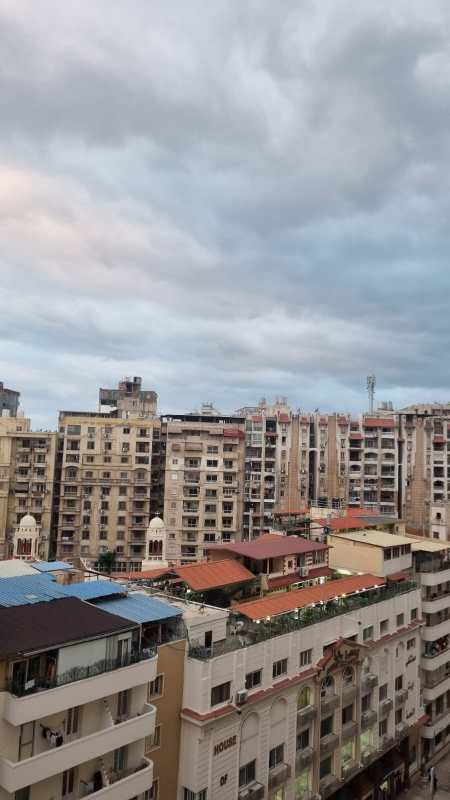
#> input picture 2.jpg, 900 x 1600 px, given in place of book.mov, which was not available (shown at 1/2 size)
$ jupyter execute AR.ipynb   (text cells are left out)
#> lines starting #> are read from the running program, lines starting #| are printed output that depends on the picture; after the words box and inside, x2 and y2 are one past the last pixel; in counts of white or black regions, pixels touching at a corner belong together; long printed decimals are rounded; pictures that were not available may be replaced by others from this repository, and a replacement may not be noted
[cell 1]
import cv2
import gdown
import matplotlib.pyplot as plt
import numpy as np

[cell 2]
base_url = 'https://drive.google.com/uc?id='
book_video = base_url + '12-v0UI1OjLI3wxVP1VPfRBODtNplfIIj'
panda_video = base_url + '1te5I3FPBQrGtb1__DON8_cFLD1FDJ_yx'
book_cover_photo = base_url + '1aIbGkm6uCsZUfNhc1e9bk-hMMWZ1-HRf'
gdown.download(book_video)
#> (this line was passed over: gdown is not available in this run)
gdown.download(panda_video)
#> (this line was passed over: gdown is not available in this run)
gdown.download(book_cover_photo)
#> (this line was passed over: gdown is not available in this run)

[cell 3]
def display_image(image, title):
    plt.figure(figsize=(8, 8))
    if len(image.shape) == 3:  # Color image
        image = cv2.cvtColor(image, cv2.COLOR_BGR2RGB)
        plt.imshow(image)
    else:  # Grayscale image
        plt.imshow(image, cmap='gray')
    plt.title(title)
    plt.axis('off')
    plt.show()

[cell 4]
def get_first_frame(video_path):
    '''
    Input: .mov file path
    Output: first frame of video as numpy array
    '''
#> called with video_path = '/content/book.mov'
    cap = cv2.VideoCapture(video_path)
    ret, frame = cap.read()
#> frame is the input picture: shape (1600, 900, 3); mean B, G, R 148, 146.6, 148.4
    cap.release()
    return frame


book_frame = get_first_frame('/content/book.mov')
source_frame = get_first_frame('/content/source.mov')
cv2.imwrite('book_frame.jpg', book_frame) # save first frame as jpg
cv2.imwrite('source_frame.jpg', source_frame) # save first frame as jpg
#> Out = True

[cell 5]
def extract_sift_keypoints(image, visualize=False, window_title="Keypoints"):
    """
    Extract SIFT keypoints and descriptors from an image.

    Parameters:
        image (numpy.ndarray): Input image.
        visualize (bool): Whether to display the image with keypoints.
        window_title (str): Title for the display window (if visualize=True).

    Returns:
        keypoints (list): List of detected keypoints.
        descriptors (numpy.ndarray): SIFT descriptors.
        image_with_keypoints (numpy.ndarray): Image with drawn keypoints (only if visualize=True).
    """
    # Convert to grayscale
    gray_image = cv2.cvtColor(image, cv2.COLOR_BGR2GRAY)

    # Initialize SIFT detector
    sift = cv2.SIFT_create()

    # Detect keypoints and compute descriptors
    keypoints, descriptors = sift.detectAndCompute(gray_image, None)

    if visualize:
        # Draw keypoints on the image
        image_with_keypoints = cv2.drawKeypoints(
            gray_image, keypoints, None, flags=cv2.DRAW_MATCHES_FLAGS_DRAW_RICH_KEYPOINTS
        )
        # Display the image with keypoints
        display_image(image_with_keypoints, window_title)
        return keypoints, descriptors

    return keypoints, descriptors

# Example Usage
book_frame = cv2.imread('/content/book_frame.jpg')
book_cover = cv2.imread('/content/cover.jpg')
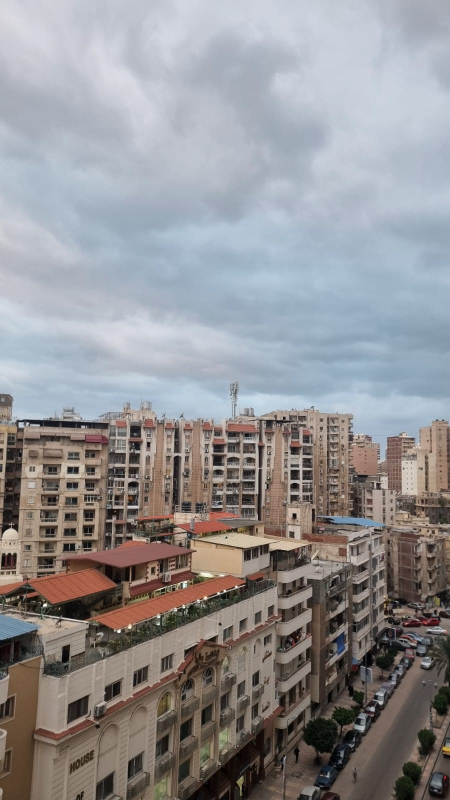
#> input picture 3.jpg, 900 x 1600 px, given in place of cover.jpg, which was not available (shown at 1/2 size)
#> book_cover is the input picture: shape (1600, 900, 3); mean B, G, R 147.1, 144.6, 145.8

keypoints_frame, descriptors_frame = extract_sift_keypoints(
    book_frame, visualize=True, window_title="Keypoints in First Frame of book.mov"
)
#> in extract_sift_keypoints, `gray_image = cv2.cvtColor(image, cv2.COLOR_BGR2GRAY)`:
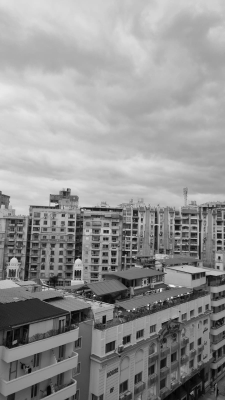
#> gray_image: shape (1600, 900) (shown at 1/4 size); min 0, max 255, mean 147.3
#> in extract_sift_keypoints, `keypoints, descriptors = sift.detectAndCompute(gray_image, None)`: keypoints = 6924 keypoints; strongest (x, y, size): (377, 1182, 4.4), (516, 1244, 4.3), (715, 1183, 4), (728, 1179, 4)
#> in extract_sift_keypoints, `image_with_keypoints = cv2.drawKeypoints( gray_image, keypoints, None,..`:
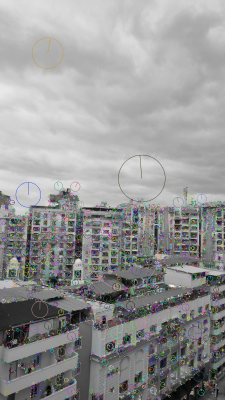
#> image_with_keypoints: shape (1600, 900, 3) (shown at 1/4 size); mean of channels 0, 1, 2 149.4, 149.5, 149.4; drawn as B, G, R
#> keypoints_frame has the same summary as keypoints in extract_sift_keypoints

keypoints_book, descriptors_book = extract_sift_keypoints(
    book_cover, visualize=True, window_title="Keypoints in book cover.jpg"
)
#> call 2 of extract_sift_keypoints, with visualize = True, window_title = 'Keypoints in book cover.jpg'
#> in extract_sift_keypoints (call 2), `gray_image = cv2.cvtColor(image, cv2.COLOR_BGR2GRAY)`:
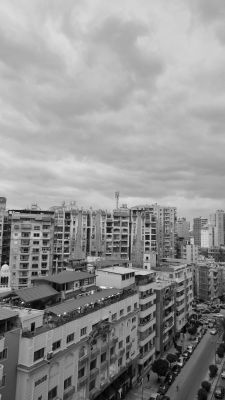
#> gray_image: shape (1600, 900) (shown at 1/4 size); min 0, max 254, mean 145.3
#> in extract_sift_keypoints (call 2), `keypoints, descriptors = sift.detectAndCompute(gray_image, None)`: keypoints = 7789 keypoints; strongest (x, y, size): (90, 1210, 4.9), (238, 1263, 4.4), (589, 1031, 6.2), (450, 1182, 3.7)
#> in extract_sift_keypoints (call 2), `image_with_keypoints = cv2.drawKeypoints( gray_image, keypoints, None,..`:
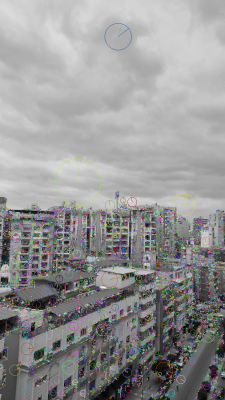
#> image_with_keypoints: shape (1600, 900, 3) (shown at 1/4 size); mean of channels 0, 1, 2 147.5, 147.7, 147.7; drawn as B, G, R
#> keypoints_book has the same summary as keypoints in extract_sift_keypoints

[cell 6]
def match_keypoints(descriptors1, descriptors2, keypoints1, keypoints2,
                    image1, image2, ratio_thresh=0.3, top_n=50, visualize=False, window_title="Keypoint Matches"):
    """
    Match SIFT keypoints using a Brute Force Matcher with ratio test.

    Parameters:
        descriptors1 (numpy.ndarray): Descriptors of the first image.
        descriptors2 (numpy.ndarray): Descriptors of the second image.
        keypoints1 (list): Keypoints of the first image.
        keypoints2 (list): Keypoints of the second image.
        image1 (numpy.ndarray): The first image.
        image2 (numpy.ndarray): The second image.
        ratio_thresh (float): Ratio threshold for the ratio test.
        top_n (int): Number of top matches to retain for visualization.
        visualize (bool): Whether to display the matches.
        window_title (str): Title for the display window (if visualize=True).

    Returns:
        good_matches (list): List of good matches after the ratio test.
        matched_image (numpy.ndarray): Image with visualized matches (only if visualize=True).
    """
#> called with descriptors1 = array of shape (7789, 128), descriptors2 = array of shape (6924, 128), ratio_thresh = 0.3, top_n = 50, visualize = True, window_title = 'Top 50 Correspondences'
    # Initialize Brute Force Matcher
    bf = cv2.BFMatcher()

    # Perform KNN matching with k=2
    matches = bf.knnMatch(descriptors1, descriptors2, k=2)
#> matches = 7789 matches

    # Apply ratio test to filter good matches
    good_matches = [m for m, n in matches if m.distance < ratio_thresh * n.distance]
#> good_matches = 483 matches

    # Sort matches based on distance (best matches first)
    good_matches = sorted(good_matches, key=lambda x: x.distance)

    # Choose top N correspondences
    top_matches = good_matches[:top_n]
#> top_matches = 50 matches

    if visualize:
        # Draw matches
        matched_image = cv2.drawMatches(
            image1, keypoints1,
            image2, keypoints2,
            top_matches, None,
            flags=cv2.DrawMatchesFlags_NOT_DRAW_SINGLE_POINTS
        )
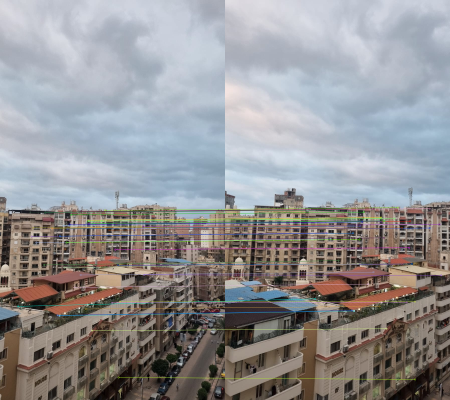
#> matched_image: shape (1600, 1800, 3) (shown at 1/4 size); mean B, G, R 148.2, 146.3, 147
        # Display the matched image
        display_image(matched_image, window_title)
        return top_matches

    return top_matches

# Example Usage
ratio_thresh = 0.3
top_n = 50

top_matches = match_keypoints(
    descriptors_book, descriptors_frame,
    keypoints_book, keypoints_frame,
    book_cover, book_frame,
    ratio_thresh=ratio_thresh,
    top_n=top_n,
    visualize=True,
    window_title="Top 50 Correspondences"
)
#> top_matches = 50 matches

[cell 7]
def compute_homography(correspondences):
    """
    Computes the homography matrix from point correspondences.

    Parameters:
        correspondences (list of tuples): A list of at least 4 pairs of points.
                                          Each pair is ((x, y), (x', y')).

    Returns:
        H (numpy.ndarray): A 3x3 homography matrix.
    """
    # Construct the A matrix
    A = []
    for (x, y), (x_prime, y_prime) in correspondences:
        A.append([x, y, 1, 0, 0, 0, -x_prime * x, -x_prime * y, -x_prime])
        A.append([0, 0, 0, x, y, 1, -y_prime * x, -y_prime * y, -y_prime])
    A = np.array(A)

    # Perform SVD
    U, S, Vt = np.linalg.svd(A)

    # The last row of Vt (or last column of V) is the solution
    H = Vt[-1].reshape((3, 3))

    # Normalize H so that H[2, 2] = 1
    H = H / H[2, 2]

    return H

[cell 8]
src_points = []
dst_points = []

for point_match in top_matches:
    # Retrieve corresponding keypoints
    query_pt = keypoints_book[point_match.queryIdx].pt
    train_pt = keypoints_frame[point_match.trainIdx].pt
    # Add to point lists
    src_points.append(query_pt)
    dst_points.append(train_pt)
#> this loop made 50 passes
#> (query_pt, train_pt) on passes 1 to 8: ((364, 960.7), (635.7, 951)), ((470.7, 1060.4), (748, 1055.4)), ((350.2, 884.6), (620.7, 873.6)), ((353.1, 880.2), (623.7, 869.7)), ((537.2, 919.8), (818.2, 911.6)), ((241.2, 914), (513.7, 902.2)), ((575.8, 1098.9), (864.4, 1101)), ((208.1, 912.6), (481.8, 900.7))
#> after the loop, dst_points = 50 pairs, first value 360.4 to 864.4, second value 830.3 to 1517.3; src_points = 50 pairs, first value 71.61 to 575.8, second value 841.3 to 1509.2

#built-in homography
#Convert to NumPy arrays (required for cv2.findHomography)
src_points_np = np.float32(src_points).reshape(-1, 1, 2)
#> src_points_np = 50 rows, first 8: [364, 960.7], [470.7, 1060.4], [350.2, 884.6], [353.1, 880.2], [537.2, 919.8], [241.2, 914], [575.8, 1098.9], [208.1, 912.6]
dst_points_np = np.float32(dst_points).reshape(-1, 1, 2)
#> dst_points_np = 50 rows, first 8: [635.7, 951], [748, 1055.4], [620.7, 873.6], [623.7, 869.7], [818.2, 911.6], [513.7, 902.2], [864.4, 1101], [481.8, 900.7]

H, mask = cv2.findHomography(src_points_np, dst_points_np, cv2.RANSAC, 5.0)
#> H = [[0.81, 0.0138, 280.2], [-0.177, 0.931, 49.02], [-0.000206, 6.62e-08, 1]]; mask = 50 values from 1 to 1
print("CV2 Homography Matrix:\n", H)
#| CV2 Homography Matrix:
#|  [[ 8.09500221e-01  1.37578799e-02  2.80243657e+02]
#|  [-1.76623918e-01  9.31138629e-01  4.90215062e+01]
#|  [-2.06113899e-04  6.61973615e-08  1.00000000e+00]]

#using our implementation for computing homography matrix
correspondences = list(zip(src_points, dst_points))
#> correspondences = 50 items
#print("Correspondences:",correspondences)

H = compute_homography(correspondences)
#> the loop in compute_homography, `for (x, y), (x_prime, y_prime) in correspondences:` made 50 passes
#> after the loop in compute_homography, `for (x, y), (x_prime, y_prime) in correspondences:`: A = 100 items
#> in compute_homography, `U, S, Vt = np.linalg.svd(A)`:
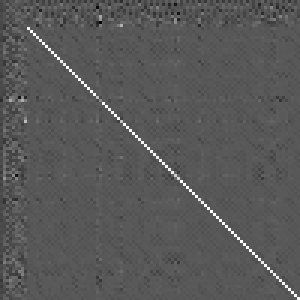
#> U: shape (100, 100) float64 (shown 3 times larger); min -0.521, max 0.975, mean -0.00145; drawn with min black and max white
#> in compute_homography, `U, S, Vt = np.linalg.svd(A)`: S = [9101935.9, 1073023.8, 7428.8, 1777.4, 1020.4, 146, 135.9, 0.216, 0.012]
#> in compute_homography, `H = Vt[-1].reshape((3, 3))`: H = [[0.00287, 5.36e-05, 0.986], [-0.000619, 0.0033, 0.168], [-7.23e-07, 4.92e-09, 0.00353]]
#> in compute_homography, `H = H / H[2, 2]`: H = [[0.812, 0.0152, 279], [-0.175, 0.934, 47.52], [-0.000205, 1.39e-06, 1]]
print("Our Homography Matrix:\n", H)
#| Our Homography Matrix:
#|  [[ 8.12488189e-01  1.51588123e-02  2.79032775e+02]
#|  [-1.75198010e-01  9.33997611e-01  4.75244860e+01]
#|  [-2.04529738e-04  1.39389726e-06  1.00000000e+00]]

[cell 9]
def verify_homography_mapping(H, src_points, dst_points, image_src, image_dst):
    """
    Verifies the computed homography by mapping points from one image to the other
    and displaying them.

    Parameters:
        H (numpy.ndarray): The computed 3x3 homography matrix.
        src_points (numpy.ndarray): Source points (clicked points) in the first image (n, 1, 2).
        dst_points (numpy.ndarray): Corresponding points in the second image (n, 1, 2).
        image_src (numpy.ndarray): First image.
        image_dst (numpy.ndarray): Second image.
    """
    # Convert source points to homogeneous coordinates
    src_points = np.float32(src_points)
    dst_points = np.float32(dst_points)
    src_points_homogeneous = cv2.convertPointsToHomogeneous(src_points).reshape(-1, 3).T  # Shape: (3, n)

    # Transform points using the homography matrix
    transformed_points_homogeneous = np.dot(H, src_points_homogeneous)  # Shape: (3, n)

    # Normalize transformed points to Cartesian coordinates
    transformed_points_homogeneous /= transformed_points_homogeneous[2]  # Divide by w
    transformed_points = transformed_points_homogeneous[:2].T  # Back to shape (n, 2)
#> transformed_points = 50 pairs, first value 360.4 to 863.9, second value 830 to 1518.1

    # Convert dst_points to Cartesian for visualization
    dst_points_cartesian = dst_points.reshape(-1, 2)
#> dst_points_cartesian has the same summary as dst_points outside verify_homography_mapping

    # Visualization
    # Plot the source points on the source image
    plt.figure(figsize=(12, 6))
    plt.subplot(1, 2, 1)
    plt.imshow(image_src, cmap='gray')
    plt.scatter(src_points[:,0], src_points[:,1], color='blue', label='Source Points')
    plt.title("Source Points on First Image")
    plt.legend()

    # Plot the transformed points and ground truth points on the second image
    plt.subplot(1, 2, 2)
    plt.imshow(image_dst, cmap='gray')
    plt.scatter(dst_points_cartesian[:, 0], dst_points_cartesian[:, 1], color='green', label='Ground Truth Points')
    plt.scatter(transformed_points[:, 0], transformed_points[:, 1], color='red', label='Transformed Points', marker='+')
    plt.title("Ground Truth and Transformed Points on Second Image")
    plt.legend()

    plt.show()
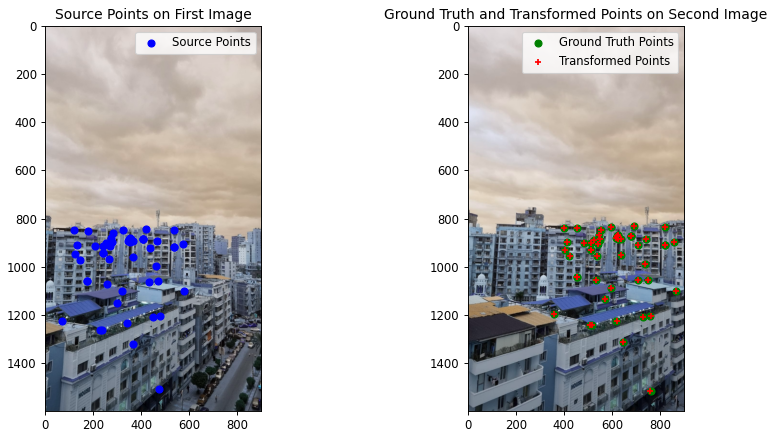
#> figure drawn by matplotlib, 2 panels; B, G, R data is drawn as R, G, B

verify_homography_mapping(H, src_points, dst_points, book_cover, book_frame)

[cell 10]
#get corner points of book cover.
corner_points = np.float32([[0, 0], [book_cover.shape[1], 0], [0, book_cover.shape[0]], [book_cover.shape[1], book_cover.shape[0]]])

# Convert to homogeneous coordinates (adding 1 to each point)
bookcover_corners_homogeneous = np.hstack([corner_points, np.ones((corner_points.shape[0], 1))])
print(bookcover_corners_homogeneous)
#| [[0.0e+00 0.0e+00 1.0e+00]
#|  [9.0e+02 0.0e+00 1.0e+00]
#|  [0.0e+00 1.6e+03 1.0e+00]
#|  [9.0e+02 1.6e+03 1.0e+00]]
corners_second_image_homogeneous = np.dot(H, bookcover_corners_homogeneous.T).T  # Shape (4, 3)
#> corners_second_image_homogeneous = [[279, 47.52, 1], [1010.3, -110.2, 0.816], [303.3, 1541.9, 1], [1034.5, 1384.2, 0.818]]

# Normalize the points by dividing by the third coordinate (w)
corners_second_image = corners_second_image_homogeneous[:, :2] / corners_second_image_homogeneous[:, 2:3]
#> corners_second_image = [[279, 47.52], [1238.2, -135], [302.6, 1538.5], [1264.5, 1691.9]]

# Print the transformed corner points
print("Transformed corner points in the second image:\n", corners_second_image)
#| Transformed corner points in the second image:
#|  [[ 279.033   47.524]
#|  [1238.195  -135.005]
#|  [ 302.612 1538.489]
#|  [1264.465 1691.911]]

# Display the result on the second image
plt.figure(figsize=(12, 6))
plt.subplot(1, 2, 1)
plt.imshow(book_cover, cmap='gray')
book_cover_with_corners = book_cover.copy()  # Copy to avoid modifying the original
for point in corner_points:
    cv2.circle(book_cover_with_corners, tuple(point.astype(int)), 7, (255, 0, 0), -1)  # Green circles
#> book_cover_with_corners: shape (1600, 900, 3); 0.01% of pixels changed, all inside (x1, y1, x2, y2) = (0, 0, 900, 1600)

# Plot the second image with the mapped corners
plt.imshow(book_cover_with_corners, cmap='gray')
plt.title("Corner Points on book cover Image")


plt.subplot(1, 2, 2)
book_frame_with_corners = book_frame.copy()  # Copy to avoid modifying the original
for point in corners_second_image:
    cv2.circle(book_frame_with_corners, tuple(point.astype(int)), 5, (0, 255, 0), -1)  # Green circles
#> this loop made 4 passes
#> book_frame_with_corners: shape (1600, 900, 3); 0.01% of pixels changed, all inside (x1, y1, x2, y2) = (274, 42, 308, 1544)

# Plot the second image with the mapped corners
plt.imshow(book_frame_with_corners, cmap='gray')
plt.title("Mapped Corner Points on Second Image")
plt.show()

[cell 11]
def crop_video(input_path, output_path, crop_x, crop_y, crop_width, crop_height):
    # Open the input video
    cap = cv2.VideoCapture(input_path)

    # Get video properties
    fps = cap.get(cv2.CAP_PROP_FPS)
    frame_width = int(cap.get(cv2.CAP_PROP_FRAME_WIDTH))
    frame_height = int(cap.get(cv2.CAP_PROP_FRAME_HEIGHT))
    fourcc = cv2.VideoWriter_fourcc(*'mp4v')  # MOV container with MP4 encoding

    # Open the VideoWriter
    out = cv2.VideoWriter(output_path, fourcc, fps, (crop_width, crop_height))

    # Process each frame
    while cap.isOpened():
        ret, frame = cap.read()
        if not ret:
            break

        # Crop the frame
        cropped_frame = frame[crop_y:crop_y + crop_height, crop_x:crop_x + crop_width]

        # Write the cropped frame to the output
        out.write(cropped_frame)

    # Release resources
    cap.release()
    out.release()
    print(f"Video saved to {output_path}")


# Book aspect ratio
book_aspect_ratio = book_cover.shape[1] / book_cover.shape[0]

# First frame aspect ratio
frame_aspect_ratio = source_frame.shape[1] / source_frame.shape[0]

print(f"Book Shape: {book_cover.shape}, Book aspect ratio: {book_aspect_ratio}")
#| Book Shape: (1600, 900, 3), Book aspect ratio: 0.5625
print(f"Frame Shape: {source_frame.shape}, Frame aspect ratio: {frame_aspect_ratio}")
#| Frame Shape: (1600, 900, 3), Frame aspect ratio: 0.5625


# Scale Book shape to be similar to frame shape (while maintaining book aspect ratio)
black_bar_offset = 44 # Offset to remove top and bottom black bars in video frame
scale_factor = (source_frame.shape[0]- 2 * black_bar_offset) / book_cover.shape[0]
crop_height = int(book_cover.shape[0] * scale_factor)
#> crop_height = 1512
crop_width = int(book_cover.shape[1] * scale_factor)
#> crop_width = 850
print(crop_height, crop_width)
#| 1512 850

# Get center frame top-left coordinates
top_left_row = black_bar_offset
top_left_col = int((source_frame.shape[1] - crop_width)/2)
#> top_left_col = 25

# Parameters
input_video = "/content/source.mov"
output_video = "/content/cropped_source.mov"

# Call the function
crop_video(input_video, output_video, top_left_col, top_left_row, crop_width, crop_height)
#> in crop_video, `fps = cap.get(cv2.CAP_PROP_FPS)`: fps = 30
#> in crop_video, `frame_width = int(cap.get(cv2.CAP_PROP_FRAME_WIDTH))`: frame_width = 900
#> in crop_video, `frame_height = int(cap.get(cv2.CAP_PROP_FRAME_HEIGHT))`: frame_height = 1600
#> in crop_video, `fourcc = cv2.VideoWriter_fourcc(*'mp4v')`: fourcc = 1983148141
#> in crop_video, `cropped_frame = frame[crop_y:crop_y + crop_height, crop_x:crop_x + cro..`:
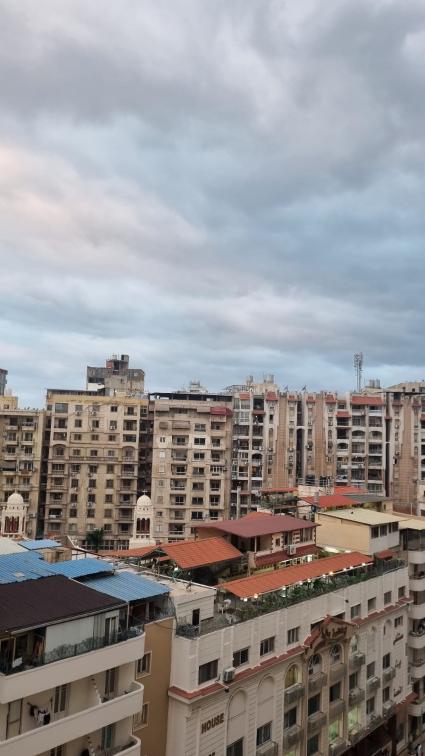
#> cropped_frame: shape (1512, 850, 3) (shown at 1/2 size); mean B, G, R 148.6, 147.1, 148.8
